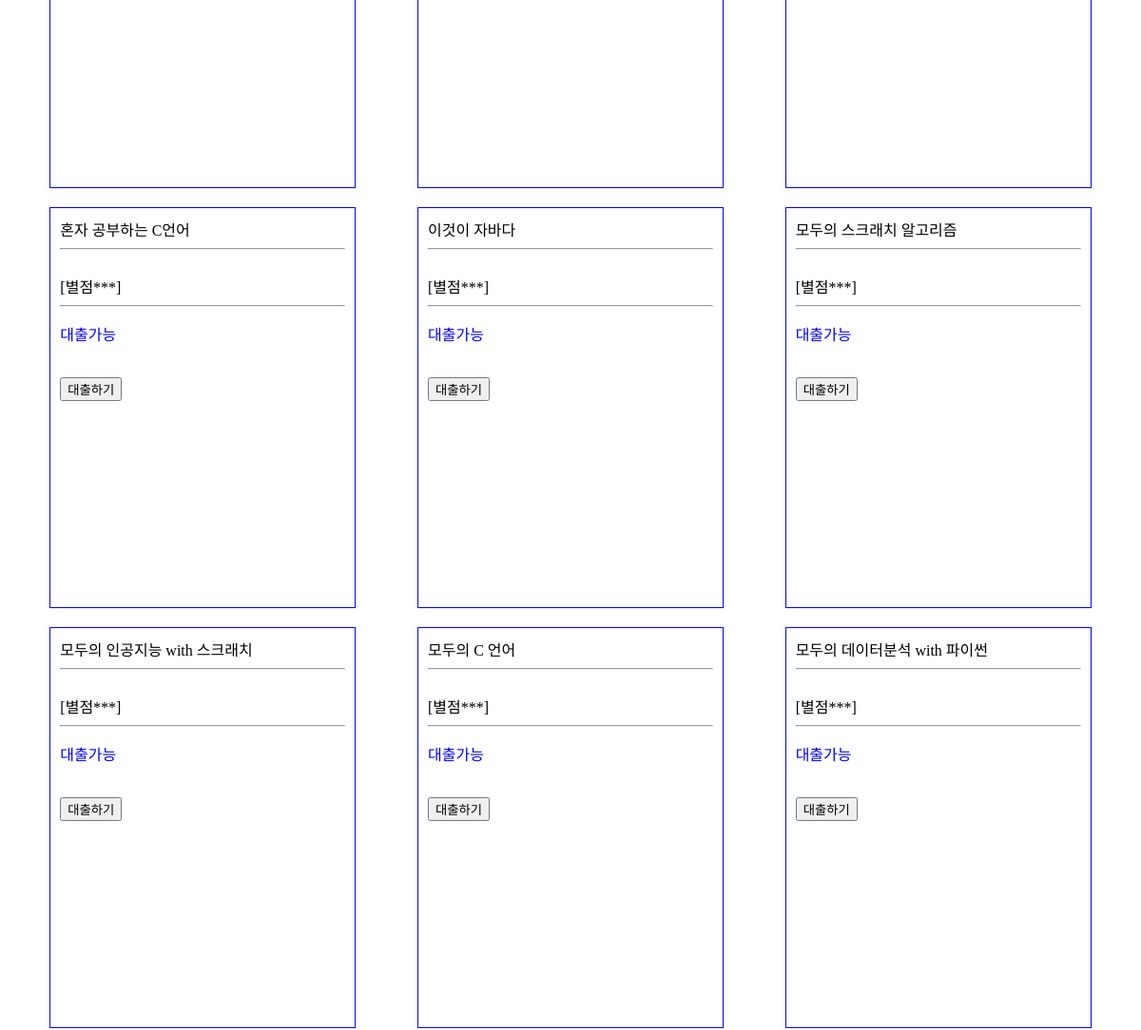
Before: / (middle part) with the older database file.
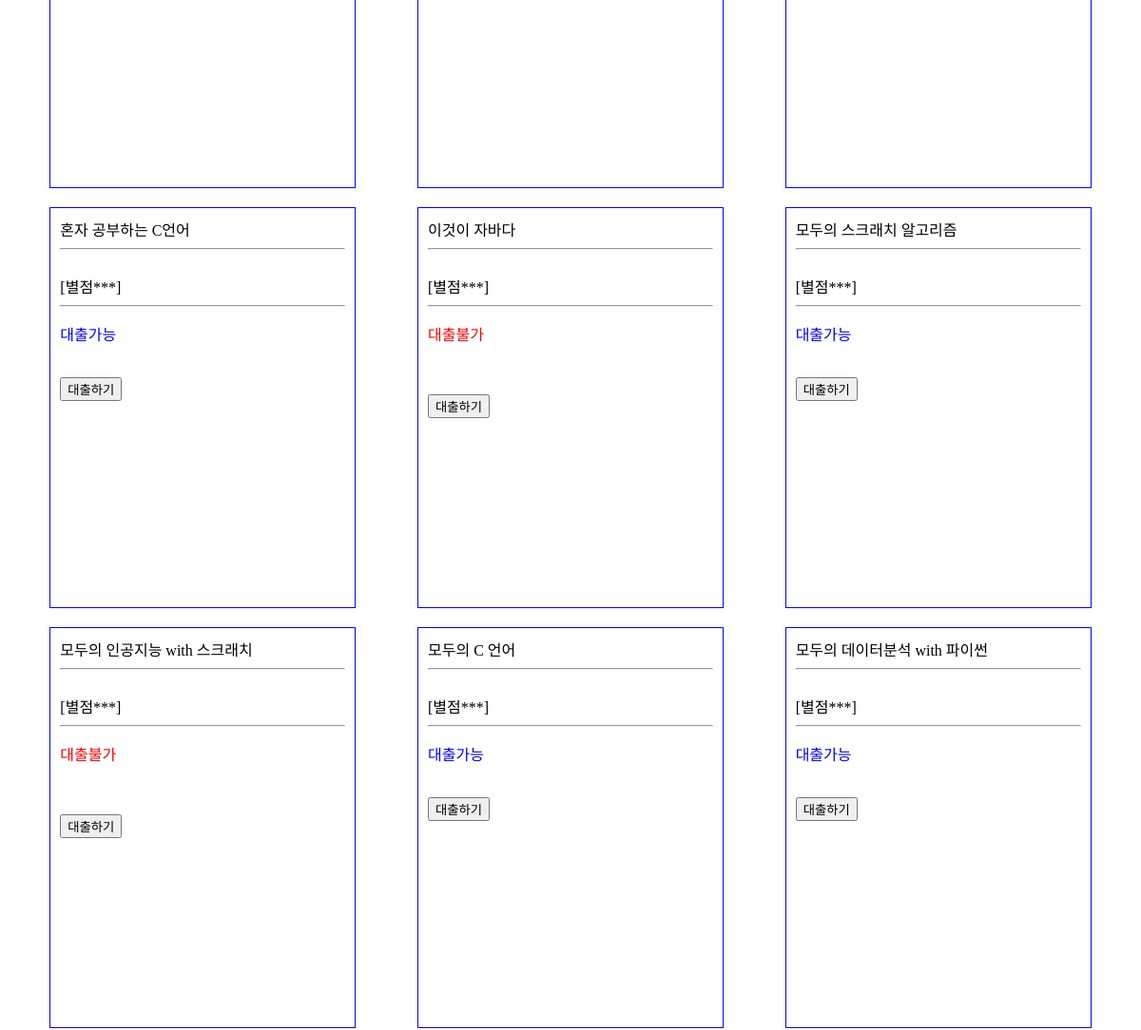
After: the same page with the newer database file.
### elicelibrary/models.py (models this page shows, shortened)
class Book(db.Model):
    __tablename__     = 'Book'
    id                = db.Column(db.Integer, primary_key=True, nullable=False, autoincrement=True, unique=True)
    title             = db.Column(db.String(45), nullable=False)
    author            = db.Column(db.String(45))
    publisher         = db.Column(db.String(45))
    publication_date  = db.Column(db.String(45))
    pages             = db.Column(db.Integer)
    isbn              = db.Column(db.String(45))
    registered_date   = db.Column(db.DateTime, default=datetime.utcnow)
    description       = db.Column(db.Text())    # 길이를 정할 수 없는 문자열은 Text를 쓰면 됨
    book_link         = db.Column(db.String(255))
    book_status       = db.Column(db.String(45))   # "1" :대출가능, "0" : 대출중 , "999" : 폐기    -> 선택형 변수에 적합한 데이터타입이 있을까?
    book_img          = db.Column(db.String(45))    # 책 표지만 바뀐 경우, 또는 책이 다르지만 같은 표지를 쓰는 경우가 있기 때문에 이미지 스토리지에서 같은 이미지의 반복을 막기 위해 별도의 책 이미지 식별 용 변수를 넣음
    at_user           = db.Column(db.String(45), default=None)

### elicelibrary/views/book_api.py (the view, shortened to what this page needs)
@book.route('/')
def main_page():
    book_list = Book.query.order_by(Book.registered_date.desc()).all()
    return render_template("main.html", book_list=book_list)

### elicelibrary/templates/main.html (shortened to what this page needs)
{% extends 'base.html' %}
{% block content %}
<div class="book-card-container">
    {% for b in book_list %}
        <div class="book-info-card">
            <a href="/book_info/{{ b.id }}">{{ b.title }}</a>
            <hr>
            <br>[별점***]
            <hr>
            {% if b.book_status == '1' %}
                <p style="color: blue;">대출가능</p>
            {% else %}
                <p style="color:red">대출불가</p>
            <br>
            {% endif %}
            <br>
            <form action="{{ url_for('book.checkout', book_id=b.id) }}" method="post">
                <input class='checkout-btn' type="submit" value="대출하기">
            </form>
        </div>
    {% endfor %}
</div>
{% endblock %}

Changed rows visible on the page:
changed Book "이것이 자바다": book_status "대출가능" → "대출불가"
changed Book "모두의 인공지능 with 스크래치": book_status "대출가능" → "대출불가"
